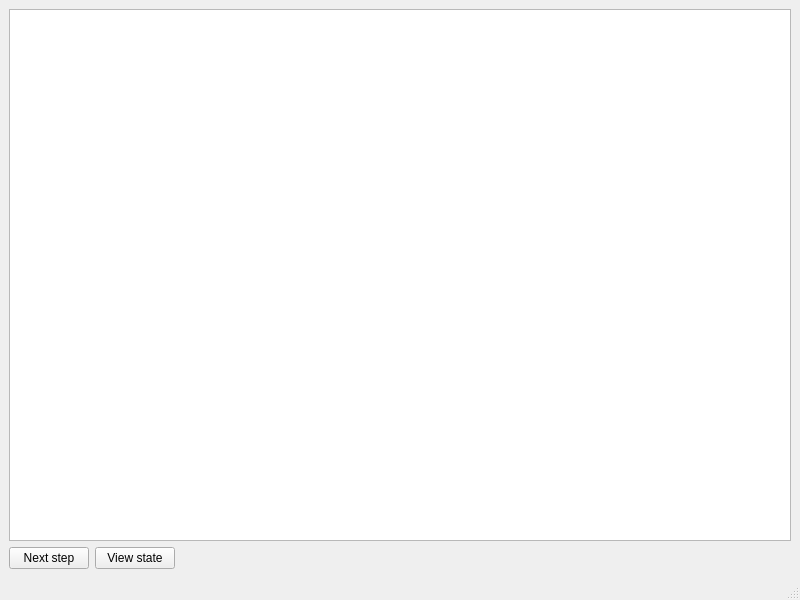
<?xml version="1.0" encoding="UTF-8"?>
<ui version="4.0">
 <class>MainWindow</class>
 <widget class="QMainWindow" name="MainWindow">
  <property name="geometry">
   <rect>
    <x>0</x>
    <y>0</y>
    <width>800</width>
    <height>600</height>
   </rect>
  </property>
  <property name="windowTitle">
   <string>MainWindow</string>
  </property>
  <widget class="QWidget" name="centralwidget">
   <layout class="QVBoxLayout" name="verticalLayout">
    <item>
     <widget class="QTextBrowser" name="console_textbrws"/>
    </item>
    <item>
     <layout class="QHBoxLayout" name="horizontalLayout">
      <item>
       <widget class="QPushButton" name="next_step_btn">
        <property name="text">
         <string>Next step</string>
        </property>
       </widget>
      </item>
      <item>
       <widget class="QPushButton" name="view_state_btn">
        <property name="text">
         <string>View state</string>
        </property>
       </widget>
      </item>
      <item>
       <spacer name="horizontalSpacer">
        <property name="orientation">
         <enum>Qt::Orientation::Horizontal</enum>
        </property>
        <property name="sizeHint" stdset="0">
         <size>
          <width>40</width>
          <height>20</height>
         </size>
        </property>
       </spacer>
      </item>
     </layout>
    </item>
   </layout>
  </widget>
  <widget class="QMenuBar" name="menubar">
   <property name="geometry">
    <rect>
     <x>0</x>
     <y>0</y>
     <width>800</width>
     <height>33</height>
    </rect>
   </property>
  </widget>
  <widget class="QStatusBar" name="statusbar"/>
 </widget>
 <resources/>
 <connections/>
</ui>
